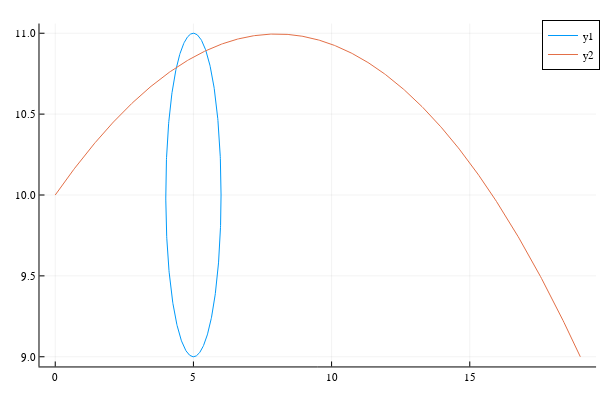

Write notebook code for a chart like this one.
### Code cell
plt = plot(get_circle(circle))
plot!(plt,get_curve(test_curve))

### Figure 1 — Plotly figure (JSON) as saved in the notebook; plotly's stock layout.template omitted (floating-point values rounded to 4 significant figures; data arrays with more than 128 entries replaced by an {"elided": "..."} marker saying what was removed)
{"data": [{"colorbar": {"title": ""}, "legendgroup": "y1", "line": {"color": "rgba(0, 154, 250, 1.000)", "dash": "solid", "shape": "linear", "width": 1}, "mode": "lines", "name": "y1", "showlegend": true, "type": "scatter", "x": {"elided": "500 float values"}, "xaxis": "x", "y": {"elided": "500 float values"}, "yaxis": "y", "zmax": null, "zmin": null}, {"colorbar": {"title": ""}, "legendgroup": "y2", "line": {"color": "rgba(227, 111, 71, 1.000)", "dash": "solid", "shape": "linear", "width": 1}, "mode": "lines", "name": "y2", "showlegend": true, "type": "scatter", "x": {"elided": "501 float values"}, "xaxis": "x", "y": {"elided": "501 float values"}, "yaxis": "y", "zmax": null, "zmin": null}], "layout": {"annotations": [], "height": 400, "legend": {"bgcolor": "rgba(255, 255, 255, 1.000)", "bordercolor": "rgba(0, 0, 0, 1.000)", "borderwidth": 1, "font": {"color": "rgba(0, 0, 0, 1.000)", "family": "sans-serif", "size": 11}, "tracegroupgap": 0, "traceorder": "normal", "x": 1, "xanchor": "auto", "y": 1, "yanchor": "auto"}, "margin": {"b": 20, "l": 0, "r": 0, "t": 20}, "paper_bgcolor": "rgba(255, 255, 255, 1.000)", "plot_bgcolor": "rgba(255, 255, 255, 1.000)", "showlegend": true, "width": 600, "xaxis": {"anchor": "y", "domain": [0.06582, 0.9934], "gridcolor": "rgba(0, 0, 0, 0.100)", "gridwidth": 0.5, "linecolor": "rgba(0, 0, 0, 1.000)", "mirror": false, "range": [-0.57, 19.57], "showgrid": true, "showline": true, "showticklabels": true, "tickangle": 0, "tickcolor": "rgb(0, 0, 0)", "tickfont": {"color": "rgba(0, 0, 0, 1.000)", "family": "sans-serif", "size": 11}, "tickmode": "array", "ticks": "inside", "ticktext": ["0", "5", "10", "15"], "tickvals": [0, 5, 10, 15], "title": "", "titlefont": {"color": "rgba(0, 0, 0, 1.000)", "family": "sans-serif", "size": 15}, "type": "-", "visible": true, "zeroline": false, "zerolinecolor": "rgba(0, 0, 0, 1.000)"}, "yaxis": {"anchor": "x", "domain": [0.03762, 0.9902], "gridcolor": "rgba(0, 0, 0, 0.100)", "gridwidth": 0.5, "linecolor": "rgba(0, 0, 0, 1.000)", "mirror": false, "range": [8.94, 11.06], "showgrid": true, "showline": true, "showticklabels": true, "tickangle": 0, "tickcolor": "rgb(0, 0, 0)", "tickfont": {"color": "rgba(0, 0, 0, 1.000)", "family": "sans-serif", "size": 11}, "tickmode": "array", "ticks": "inside", "ticktext": ["9.0", "9.5", "10.0", "10.5", "11.0"], "tickvals": [9, 9.5, 10, 10.5, 11], "title": "", "titlefont": {"color": "rgba(0, 0, 0, 1.000)", "family": "sans-serif", "size": 15}, "type": "-", "visible": true, "zeroline": false, "zerolinecolor": "rgba(0, 0, 0, 1.000)"}}}
